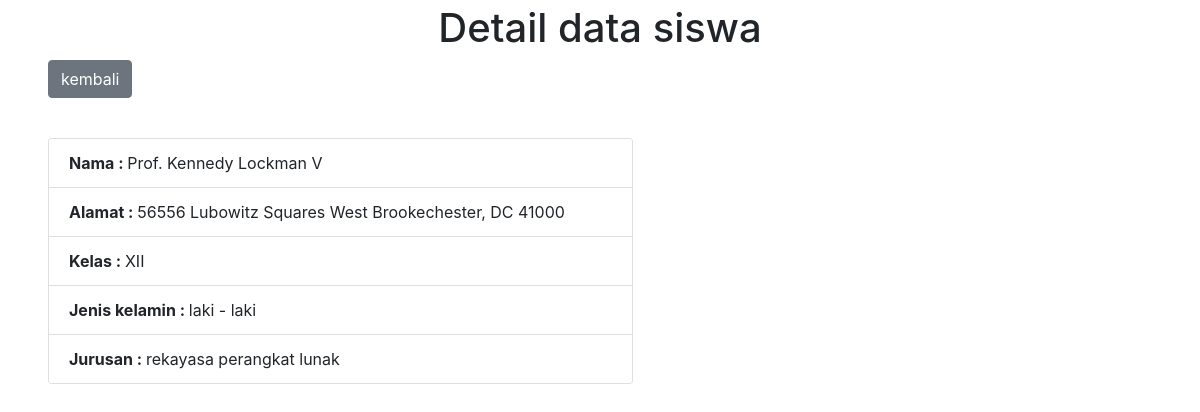
The page /php/detail.php?detail=2 on the database its author committed.
### tables this page shows
CREATE TABLE `data_siswa` (
  `id` int(9) unsigned NOT NULL AUTO_INCREMENT,
  `nama` varchar(100) NOT NULL,
  `alamat` varchar(100) NOT NULL,
  `kelas` varchar(50) NOT NULL,
  `jenis_kelamin` varchar(50) NOT NULL,
  `jurusan` varchar(50) NOT NULL,
  PRIMARY KEY (`id`)
);

### php/models.php (called while the page is built, shortened)
<?php
$database = mysqli_connect("localhost", "root", "", "smk_media_informatika");
function query($data)
{
  global $database;
  $hasil = mysqli_query($database, $data);
  $rows = [];
  while ($row = mysqli_fetch_assoc($hasil)) {
    $rows[] = $row;
  }
  return $rows;
}
function filter($data)
{
  global $database;
  return htmlspecialchars(mysqli_escape_string($database, $data));
}

### php/detail.php (the view, shortened to what this page needs)
<?php
require_once 'models.php';
$id = filter($_GET['detail']);
if (isset($_GET['detail']) == query("SELECT id FROM data_siswa WHERE id = '$id'")) {
  $detail =  query("SELECT * FROM data_siswa WHERE id = '$id'")[0];
}
?>
<!doctype html>
<html lang="en">
<head>
  <link rel="stylesheet" href="../assets/css/bootstrap.min.css">
</head>
<body>
  <h1 class="text-center mt-1">Detail data siswa</h1>
  <a href="index.php" class="btn btn-secondary ml-5 mb-3">kembali</a>
  <div class="row">
    <div class="col-md-6 ml-5 mt-4">
      <div class="card">
        <ul class="list-group list-group-flush">
          <li class="list-group-item"><b>Nama : </b> <?= $detail['nama']; ?></li>
          <li class="list-group-item"><b>Alamat : </b> <?= $detail['alamat']; ?></li>
          <li class="list-group-item"><b>Kelas : </b><?= $detail['kelas']; ?></li>
          <li class="list-group-item"><b>Jenis kelamin : </b><?= $detail['jenis_kelamin']; ?></li>
          <li class="list-group-item"><b>Jurusan : </b><?= $detail['jurusan']; ?></li>
        </ul>
      </div>
    </div>
  </div>
</body>
</html>

### rows shown on the page
data_siswa: nama "Prof. Kennedy Lockman V", alamat "56556 Lubowitz Squares West Brookechester, DC 41000", kelas "XII", jenis_kelamin "laki - laki", jurusan "rekayasa perangkat lunak"
